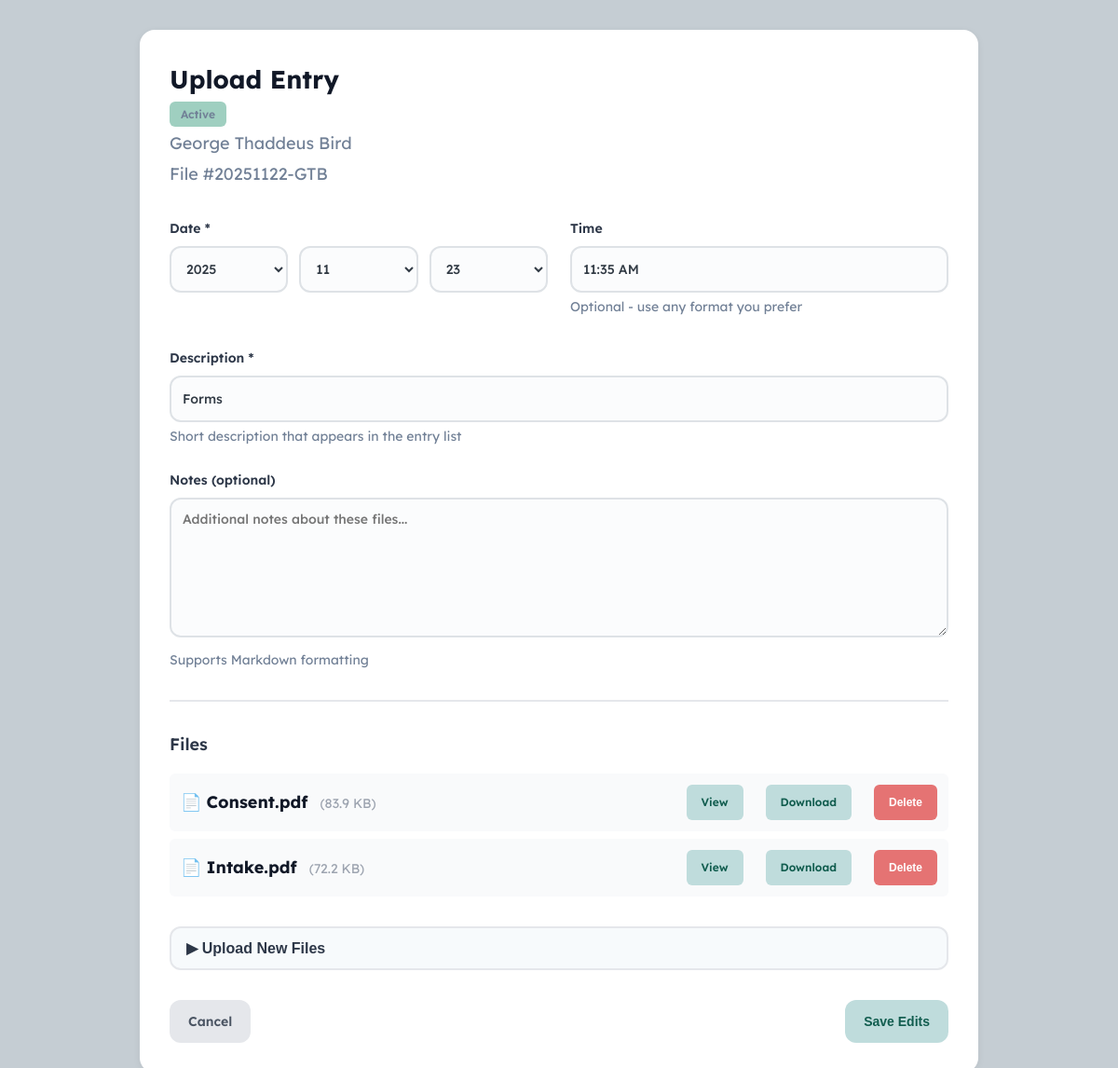
/client/3/upload/24, run on the app's committed database.
### tables this page shows
CREATE TABLE client_types (
                id INTEGER PRIMARY KEY AUTOINCREMENT,
                name TEXT UNIQUE NOT NULL,
                color TEXT NOT NULL,
                color_name TEXT,
                bubble_color TEXT,
                retention_period INTEGER,
                is_system INTEGER DEFAULT 0,
                is_system_locked INTEGER DEFAULT 0,
                created_at INTEGER NOT NULL,
                modified_at INTEGER NOT NULL
            );

CREATE TABLE clients (
                id INTEGER PRIMARY KEY AUTOINCREMENT,
                file_number TEXT UNIQUE NOT NULL,
                first_name TEXT NOT NULL,
                middle_name TEXT,
                last_name TEXT NOT NULL,
                type_id INTEGER NOT NULL,
                session_offset INTEGER DEFAULT 0,
                created_at INTEGER NOT NULL,
                modified_at INTEGER NOT NULL,
                is_deleted INTEGER DEFAULT 0,
                FOREIGN KEY (type_id) REFERENCES client_types(id)
            );

CREATE TABLE entries (
                id INTEGER PRIMARY KEY AUTOINCREMENT,
                client_id INTEGER,
                class TEXT NOT NULL,
                created_at INTEGER NOT NULL,
                modified_at INTEGER NOT NULL,
                
                -- Common fields
                description TEXT,
                content TEXT,
                
                -- Profile-specific fields
                email TEXT,
                phone TEXT,
                home_phone TEXT,
                work_phone TEXT,
                text_number TEXT,
                address TEXT,
                date_of_birth TEXT,
                preferred_contact TEXT,
                ok_to_leave_message TEXT,
                emergency_contact_name TEXT,
                emergency_contact_phone TEXT,
                emergency_contact_relationship TEXT,
                referral_source TEXT,
                additional_info TEXT,
                
                -- Profile fee fields (primary individual session fees)
                fee_override_base REAL,
                fee_override_tax_rate REAL,
                fee_override_total REAL,
                default_session_duration INTEGER,
                
                -- Profile guardian/billing fields
                is_minor INTEGER DEFAULT 0,
                guardian1_name TEXT,
                guardian1_email TEXT,
                guardian1_phone TEXT,
                guardian1_address TEXT,
                guardian1_pays_percent INTEGER DEFAULT 100,
                has_guardian2 INTEGER DEFAULT 0,
                guardian2_name TEXT,
                guardian2_email TEXT,
                guardian2_phone TEXT,
                guardian2_address TEXT,
                guardian2_pays_percent INTEGER DEFAULT 0,
                
                -- Session-specific fields
                modality TEXT,
                format TEXT,
                session_number INTEGER,
                service TEXT,
                session_date INTEGER,
                session_time TEXT,
                duration INTEGER,
                base_fee REAL,
                tax_rate REAL,
                fee REAL,
                is_consultation INTEGER DEFAULT 0,
                is_pro_bono INTEGER DEFAULT 0,
                mood TEXT,
                affect TEXT,
                risk_assessment TEXT,
                
                -- Communication-specific fields
                comm_recipient TEXT,
                comm_type TEXT,
                comm_date INTEGER,
                comm_time TEXT,
                
                -- Absence-specific fields
                absence_date INTEGER,
                absence_time TEXT,
                
                -- Item-specific fields
                item_date INTEGER,
                item_time TEXT,
                base_price REAL,
                
                -- Upload-specific fields
                upload_date INTEGER,
                upload_time TEXT,
                
                 -- Ledger-specific fields (Income/Expense entries)
                ledger_date INTEGER,
                ledger_type TEXT,
                source TEXT,
                payee_id INTEGER,
                category_id INTEGER,
                base_amount REAL,
                tax_amount REAL,
                total_amount REAL,
                statement_id INTEGER,
                
                -- Statement-specific fields
                statement_total REAL,
                payment_status TEXT,
                payment_notes TEXT,
                date_sent INTEGER,
                date_paid INTEGER,
                is_void INTEGER DEFAULT 0,
                
                -- Edit tracking
                edit_history TEXT,
                locked INTEGER DEFAULT 0,
                locked_at INTEGER,
                
                FOREIGN KEY (client_id) REFERENCES clients(id)
            );

CREATE TABLE attachments (
                id INTEGER PRIMARY KEY AUTOINCREMENT,
                entry_id INTEGER NOT NULL,
                filename TEXT NOT NULL,
                description TEXT,
                filepath TEXT NOT NULL,
                filesize INTEGER,
                uploaded_at INTEGER NOT NULL,
                FOREIGN KEY (entry_id) REFERENCES entries(id)
            );

### web/blueprints/entries.py (the view, shortened to what this page needs)
@entries_bp.route('/client/<int:client_id>/upload/<int:entry_id>', methods=['GET', 'POST'])
def edit_upload(client_id, entry_id):
    client = db.get_client(client_id)
    if not client:
        return "Client not found", 404
    client_type = db.get_client_type(client['type_id'])
    upload = db.get_entry(entry_id)
    if not upload or upload['class'] != 'upload':
        return "Upload not found", 404
    upload_year = None
    upload_month = None
    upload_day = None
    if upload.get('upload_date'):
        upload_dt = datetime.fromtimestamp(upload['upload_date'])
        upload_year = upload_dt.year
        upload_month = upload_dt.month
        upload_day = upload_dt.day
    attachments = db.get_attachments(entry_id)
    edit_history = db.get_edit_history(entry_id)
    return render_template('entry_forms/upload.html',
                        client=client,
                        client_type=client_type,
                        entry=upload,
                        upload_year=upload_year,
                        upload_month=upload_month,
                        upload_day=upload_day,
                        attachments=attachments,
                        is_edit=True,
                        is_locked=False,
                        edit_history=edit_history)

### web/templates/entry_forms/upload.html (shortened to what this page needs)
{% extends "base.html" %}
{% block extra_css %}
<link rel="stylesheet" href="{{ url_for('static', filename='css/upload.css') }}">
{% endblock %}
{% block content %}
<div class="card" style="max-width: 900px; margin: 0 auto;">
    <div style="display: flex; justify-content: space-between; align-items: start; margin-bottom: 2rem;">
        <div>
            <h2>Upload Entry</h2>
            <div style="color: #718096;">
                <div style="margin-bottom: 0.25rem;">
                    <span class="type-badge" style="background-color: {{ client_type['color'] }}">
                        {{ client_type['name'] }}
                    </span>
                </div>
                <div style="margin-bottom: 0.25rem;">
                    {{ client['first_name'] }} {% if client['middle_name'] %}{{ client['middle_name'] }}{% endif %} {{ client['last_name'] }}
                </div>
                <div>
                    File #{{ client['file_number'] }}
                </div>
            </div>
        </div>
    </div>
    <form method="POST" id="upload-form" enctype="multipart/form-data">
        <div style="display: grid; grid-template-columns: 1fr 1fr; gap: 1.5rem; margin-bottom: 0.5rem;">
            <div class="form-group">
                <label for="upload_date">Date *</label>
                <div class="date-input-group">
                    <select id="year" name="year" required>
                        {% for year in range(2025, 2019, -1) %}
                        <option value="{{ year }}"
                                {% if is_edit and upload_year == year %}selected
                                {% elif not is_edit and today[:4] == year|string %}selected{% endif %}>
                            {{ year }}
                        </option>
                        {% endfor %}
                    </select>
                    <select id="month" name="month" required>
                        {% for month in range(1, 13) %}
                        <option value="{{ month }}"
                                {% if is_edit and upload_month == month %}selected
                                {% elif not is_edit and today[5:7] == '%02d'|format(month) %}selected{% endif %}>
                            {{ '%02d'|format(month) }}
                        </option>
                        {% endfor %}
                    </select>
                    <select id="day" name="day" required>
                        {% for day in range(1, 32) %}
                        <option value="{{ day }}"
                                {% if is_edit and upload_day == day %}selected
                                {% elif not is_edit and today[8:10] == '%02d'|format(day) %}selected{% endif %}>
                            {{ '%02d'|format(day) }}
                        </option>
                        {% endfor %}
                    </select>
                </div>
            </div>
            <div class="form-group">
                <label for="upload_time">Time</label>
                <input type="text"
                       id="upload_time"
                       name="upload_time"
                       value="{% if entry %}{{ entry.upload_time or '' }}{% endif %}"
                       placeholder="e.g., 2:00 PM or 14:00">
                <p class="helper-text">Optional - use any format you prefer</p>
            </div>
        </div>
        <div class="form-group">
            <label for="description">Description *</label>
            <input type="text"
                   id="description"
                   name="description"
                   value="{{ entry.description if entry else '' }}"
                   placeholder="Brief summary (e.g., 'Consent and intake forms')"
                   required>
            <div class="helper-text">Short description that appears in the entry list</div>
        </div>
        <div class="form-group">
            <label for="content">Notes (optional)</label>
            <textarea id="content"
                      name="content"
                      placeholder="Additional notes about these files...">{{ entry.content if entry else '' }}</textarea>
            <div class="helper-text">
                Supports Markdown formatting
            </div>
        </div>
        <div class="form-group" style="margin-top: 2rem; padding-top: 2rem; border-top: 2px solid #E5E7EB;">
            <label style="font-size: 1.125rem; margin-bottom: 1rem; display: block;">Files</label>
            {% if is_edit and attachments %}
            <div class="attachment-list" style="margin-bottom: 1.5rem;">
                {% for attachment in attachments %}
                <div class="attachment-item" style="display: flex; align-items: center; padding: 0.75rem; background: #F9FAFB; border-radius: 0.375rem; margin-bottom: 0.5rem;">
                    <span style="flex: 1;">
                        📄 <strong>{{ attachment.filename }}</strong>
                        <span style="color: #9CA3AF; font-size: 0.875rem; margin-left: 0.5rem;">({{ (attachment.filesize / 1024) | round(1) }} KB)</span>
                    </span>
                    <a href="{{ url_for('entries.view_attachment', attachment_id=attachment.id) }}"
                        target="_blank"
                        class="btn-small"
                        style="margin-right: 0.5rem;">View</a>
                    <a href="{{ url_for('entries.download_attachment', attachment_id=attachment.id) }}"
                       class="btn-small" style="margin-right: 0.5rem;">Download</a>
                    <button type="button"
                            class="btn-small btn-danger"
                            onclick="deleteAttachment({{ attachment.id }})">Delete</button>
                </div>
                {% endfor %}
            </div>
            {% endif %}
            <div style="margin-bottom: 1rem;">
                <button type="button"
                        class="upload-toggle-btn"
                        onclick="toggleUploadSection()">
                    <span id="upload-toggle-icon">▶</span>
                    <span>Upload New Files</span>
                </button>
            </div>
        </div>
    </form>
    <div style="display: flex; justify-content: space-between; align-items: center; margin-top: 2rem;">
        <a href="{{ url_for('clients.client_file', client_id=client.id) }}" class="btn btn-secondary">Cancel</a>
        {% if is_edit %}
        <button type="submit" form="upload-form" class="btn">Save Edits</button>
        {% else %}
        <button type="submit" form="upload-form" class="btn">Save Upload</button>
        {% endif %}
    </div>
</div>
{% endblock %}

### data on the page
client_types: name "Active"
clients: first_name "George", middle_name "Thaddeus", last_name "Bird", file_number "20251122-GTB"
entries: upload_time "11:35 AM", description "Forms"
attachments: filename "Consent.pdf", (attachment.filesize/1024)|round(1) "83.9"
attachments: filename "Intake.pdf", (attachment.filesize/1024)|round(1) "72.2"

### other printed values
form field year "2025"
form field month "11"
form field day "23"
